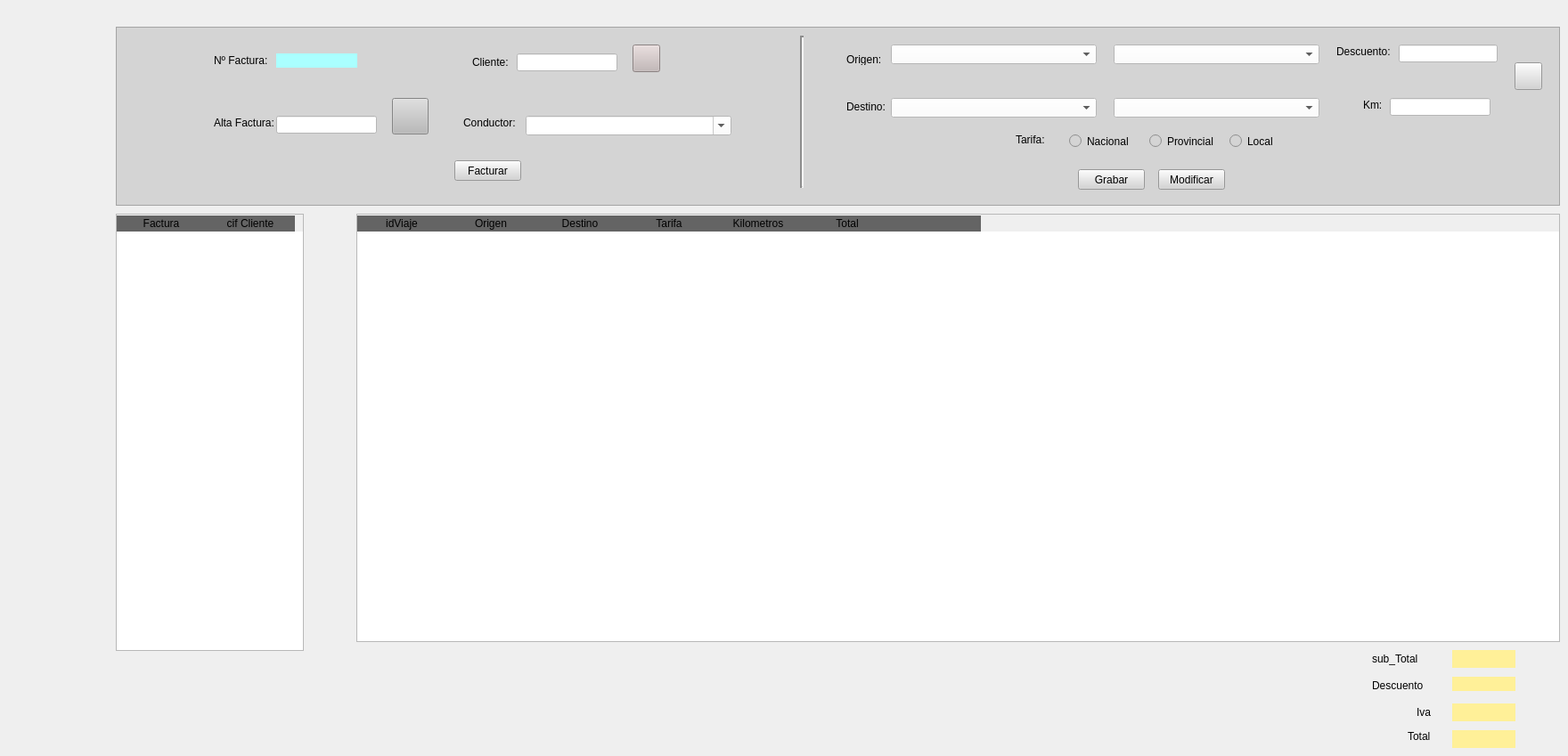
         <widget class="QWidget" name="facturacion">
          <attribute name="title">
           <string>Facturación</string>
          </attribute>
          <widget class="QFrame" name="frame_2">
           <property name="geometry">
            <rect>
             <x>130</x>
             <y>30</y>
             <width>1621</width>
             <height>201</height>
            </rect>
           </property>
           <property name="autoFillBackground">
            <bool>false</bool>
           </property>
           <property name="styleSheet">
            <string notr="true">background-color: rgb(212, 212, 212);</string>
           </property>
           <property name="frameShape">
            <enum>QFrame::StyledPanel</enum>
           </property>
           <property name="frameShadow">
            <enum>QFrame::Plain</enum>
           </property>
           <widget class="QLineEdit" name="txtcifcli">
            <property name="geometry">
             <rect>
              <x>450</x>
              <y>30</y>
              <width>113</width>
              <height>20</height>
             </rect>
            </property>
            <property name="styleSheet">
             <string notr="true">background-color: rgb(255, 255, 255);</string>
            </property>
           </widget>
           <widget class="QLabel" name="lblcli">
            <property name="geometry">
             <rect>
              <x>400</x>
              <y>30</y>
              <width>41</width>
              <height>20</height>
             </rect>
            </property>
            <property name="text">
             <string>Cliente:</string>
            </property>
           </widget>
           <widget class="QPushButton" name="btnBuscaclifac">
            <property name="geometry">
             <rect>
              <x>580</x>
              <y>20</y>
              <width>31</width>
              <height>31</height>
             </rect>
            </property>
            <property name="styleSheet">
             <string notr="true">background-color: rgb(195, 182, 182);</string>
            </property>
            <property name="text">
             <string/>
            </property>
            <property name="icon">
             <iconset>
              <normaloff>../IMG/lupa.png</normaloff>../IMG/lupa.png</iconset>
            </property>
            <property name="iconSize">
             <size>
              <width>20</width>
              <height>40</height>
             </size>
            </property>
           </widget>
           <widget class="QLabel" name="lblNfactura">
            <property name="geometry">
             <rect>
              <x>110</x>
              <y>30</y>
              <width>61</width>
              <height>16</height>
             </rect>
            </property>
            <property name="text">
             <string>Nº Factura:</string>
            </property>
           </widget>
           <widget class="QLabel" name="lblcdfact">
            <property name="geometry">
             <rect>
              <x>180</x>
              <y>30</y>
              <width>91</width>
              <height>16</height>
             </rect>
            </property>
            <property name="styleSheet">
             <string notr="true">background-color: rgb(170, 255, 255);</string>
            </property>
            <property name="text">
             <string/>
            </property>
           </widget>
           <widget class="QLabel" name="lblAltafac">
            <property name="geometry">
             <rect>
              <x>110</x>
              <y>100</y>
              <width>71</width>
              <height>16</height>
             </rect>
            </property>
            <property name="text">
             <string>Alta Factura:</string>
            </property>
           </widget>
           <widget class="QLineEdit" name="txtAltafac">
            <property name="geometry">
             <rect>
              <x>180</x>
              <y>100</y>
              <width>113</width>
              <height>20</height>
             </rect>
            </property>
            <property name="styleSheet">
             <string notr="true">background-color: rgb(255, 255, 255);</string>
            </property>
           </widget>
           <widget class="QPushButton" name="btnCalendarfac">
            <property name="geometry">
             <rect>
              <x>310</x>
              <y>80</y>
              <width>41</width>
              <height>41</height>
             </rect>
            </property>
            <property name="styleSheet">
             <string notr="true">background-color: rgb(186, 186, 186);</string>
            </property>
            <property name="text">
             <string/>
            </property>
            <property name="icon">
             <iconset>
              <normaloff>../IMG/calendar_office_day_1474.ico</normaloff>../IMG/calendar_office_day_1474.ico</iconset>
            </property>
            <property name="iconSize">
             <size>
              <width>24</width>
              <height>24</height>
             </size>
            </property>
           </widget>
           <widget class="QLabel" name="lblConductor">
            <property name="geometry">
             <rect>
              <x>390</x>
              <y>100</y>
              <width>71</width>
              <height>16</height>
             </rect>
            </property>
            <property name="text">
             <string>Conductor:</string>
            </property>
           </widget>
           <widget class="QPushButton" name="btnFacturar">
            <property name="geometry">
             <rect>
              <x>380</x>
              <y>150</y>
              <width>75</width>
              <height>23</height>
             </rect>
            </property>
            <property name="text">
             <string>Facturar</string>
            </property>
           </widget>
           <widget class="QComboBox" name="cmbdriver">
            <property name="geometry">
             <rect>
              <x>460</x>
              <y>100</y>
              <width>231</width>
              <height>22</height>
             </rect>
            </property>
            <property name="styleSheet">
             <string notr="true">background-color: rgb(255, 255, 255);</string>
            </property>
            <property name="editable">
             <bool>true</bool>
            </property>
           </widget>
           <widget class="QLabel" name="lbl_Origen">
            <property name="geometry">
             <rect>
              <x>820</x>
              <y>30</y>
              <width>47</width>
              <height>13</height>
             </rect>
            </property>
            <property name="text">
             <string>Origen:</string>
            </property>
           </widget>
           <widget class="QLabel" name="lbl_Destino">
            <property name="geometry">
             <rect>
              <x>820</x>
              <y>80</y>
              <width>47</width>
              <height>20</height>
             </rect>
            </property>
            <property name="text">
             <string>Destino:</string>
            </property>
           </widget>
           <widget class="QComboBox" name="cmbOrigen_1">
            <property name="geometry">
             <rect>
              <x>870</x>
              <y>20</y>
              <width>231</width>
              <height>22</height>
             </rect>
            </property>
            <property name="styleSheet">
             <string notr="true">background-color: rgb(255, 255, 255);</string>
            </property>
           </widget>
           <widget class="QComboBox" name="cmbOrigen_2">
            <property name="geometry">
             <rect>
              <x>1120</x>
              <y>20</y>
              <width>231</width>
              <height>22</height>
             </rect>
            </property>
            <property name="styleSheet">
             <string notr="true">background-color: rgb(255, 255, 255);</string>
            </property>
           </widget>
           <widget class="QComboBox" name="cmbDestino_1">
            <property name="geometry">
             <rect>
              <x>870</x>
              <y>80</y>
              <width>231</width>
              <height>22</height>
             </rect>
            </property>
            <property name="styleSheet">
             <string notr="true">background-color: rgb(255, 255, 255);</string>
            </property>
           </widget>
           <widget class="QComboBox" name="cmbDestino_2">
            <property name="geometry">
             <rect>
              <x>1120</x>
              <y>80</y>
              <width>231</width>
              <height>22</height>
             </rect>
            </property>
            <property name="styleSheet">
             <string notr="true">background-color: rgb(255, 255, 255);</string>
            </property>
           </widget>
           <widget class="QLabel" name="lbl_Tarifa">
            <property name="geometry">
             <rect>
              <x>1010</x>
              <y>120</y>
              <width>47</width>
              <height>13</height>
             </rect>
            </property>
            <property name="text">
             <string>Tarifa:</string>
            </property>
           </widget>
           <widget class="QRadioButton" name="rbnacional">
            <property name="geometry">
             <rect>
              <x>1070</x>
              <y>120</y>
              <width>82</width>
              <height>17</height>
             </rect>
            </property>
            <property name="text">
             <string>Nacional</string>
            </property>
            <property name="checked">
             <bool>false</bool>
            </property>
           </widget>
           <widget class="QRadioButton" name="rbprovi">
            <property name="geometry">
             <rect>
              <x>1160</x>
              <y>120</y>
              <width>82</width>
              <height>17</height>
             </rect>
            </property>
            <property name="text">
             <string>Provincial</string>
            </property>
           </widget>
           <widget class="QRadioButton" name="rblocal">
            <property name="geometry">
             <rect>
              <x>1250</x>
              <y>120</y>
              <width>82</width>
              <height>17</height>
             </rect>
            </property>
            <property name="text">
             <string>Local</string>
            </property>
            <property name="checkable">
             <bool>true</bool>
            </property>
            <property name="checked">
             <bool>false</bool>
            </property>
           </widget>
           <widget class="Line" name="line_2">
            <property name="geometry">
             <rect>
              <x>760</x>
              <y>10</y>
              <width>20</width>
              <height>171</height>
             </rect>
            </property>
            <property name="lineWidth">
             <number>2</number>
            </property>
            <property name="orientation">
             <enum>Qt::Vertical</enum>
            </property>
           </widget>
           <widget class="QLabel" name="lblKm">
            <property name="geometry">
             <rect>
              <x>1400</x>
              <y>80</y>
              <width>21</width>
              <height>16</height>
             </rect>
            </property>
            <property name="text">
             <string>Km:</string>
            </property>
           </widget>
           <widget class="QLineEdit" name="txtKm">
            <property name="geometry">
             <rect>
              <x>1430</x>
              <y>80</y>
              <width>113</width>
              <height>20</height>
             </rect>
            </property>
            <property name="styleSheet">
             <string notr="true">background-color: rgb(255, 255, 255);</string>
            </property>
           </widget>
           <widget class="QPushButton" name="btnGrabar">
            <property name="geometry">
             <rect>
              <x>1080</x>
              <y>160</y>
              <width>75</width>
              <height>23</height>
             </rect>
            </property>
            <property name="text">
             <string>Grabar</string>
            </property>
           </widget>
           <widget class="QPushButton" name="btn_limpiar">
            <property name="geometry">
             <rect>
              <x>1570</x>
              <y>40</y>
              <width>31</width>
              <height>31</height>
             </rect>
            </property>
            <property name="text">
             <string/>
            </property>
            <property name="icon">
             <iconset>
              <normaloff>../IMG/icons8-actualizar-48.png</normaloff>../IMG/icons8-actualizar-48.png</iconset>
            </property>
           </widget>
           <widget class="QPushButton" name="btn_modif">
            <property name="geometry">
             <rect>
              <x>1170</x>
              <y>160</y>
              <width>75</width>
              <height>23</height>
             </rect>
            </property>
            <property name="text">
             <string>Modificar</string>
            </property>
           </widget>
           <widget class="QLineEdit" name="txtDescuento">
            <property name="geometry">
             <rect>
              <x>1440</x>
              <y>20</y>
              <width>111</width>
              <height>20</height>
             </rect>
            </property>
            <property name="styleSheet">
             <string notr="true">background-color: rgb(255, 255, 255);</string>
            </property>
           </widget>
           <widget class="QLabel" name="label_16">
            <property name="geometry">
             <rect>
              <x>1370</x>
              <y>20</y>
              <width>61</width>
              <height>16</height>
             </rect>
            </property>
            <property name="text">
             <string>Descuento:</string>
            </property>
           </widget>
          </widget>
          <widget class="QTableWidget" name="tablaFacturas">
           <property name="geometry">
            <rect>
             <x>130</x>
             <y>240</y>
             <width>211</width>
             <height>491</height>
            </rect>
           </property>
           <property name="styleSheet">
            <string notr="true">QHeaderView::section:horizontal
{
border-top:1px solid #ffffff;
color:'white';
font: 11pt &quot;Arial&quot;;
background-color:rgb(100,100,100);
}
QTableWidget::item:selected {
background-color: rgb(200, 150, 80);
color:'white';
}</string>
           </property>
           <property name="editTriggers">
            <set>QAbstractItemView::NoEditTriggers</set>
           </property>
           <property name="alternatingRowColors">
            <bool>true</bool>
           </property>
           <property name="selectionBehavior">
            <enum>QAbstractItemView::SelectRows</enum>
           </property>
           <attribute name="verticalHeaderVisible">
            <bool>false</bool>
           </attribute>
           <column>
            <property name="text">
             <string>Factura</string>
            </property>
           </column>
           <column>
            <property name="text">
             <string>cif Cliente</string>
            </property>
           </column>
          </widget>
          <widget class="QTableWidget" name="tbviajes">
           <property name="geometry">
            <rect>
             <x>400</x>
             <y>240</y>
             <width>1351</width>
             <height>481</height>
            </rect>
           </property>
           <property name="styleSheet">
            <string notr="true">QHeaderView::section:horizontal
{
border-top:1px solid #ffffff;
color:'white';
font: 11pt &quot;Arial&quot;;
background-color:rgb(100,100,100);
}
QTableWidget::item:selected {
background-color: rgb(200, 150, 80);
color:'white';
}</string>
           </property>
           <property name="editTriggers">
            <set>QAbstractItemView::NoEditTriggers</set>
           </property>
           <property name="alternatingRowColors">
            <bool>true</bool>
           </property>
           <property name="selectionBehavior">
            <enum>QAbstractItemView::SelectRows</enum>
           </property>
           <attribute name="verticalHeaderVisible">
            <bool>false</bool>
           </attribute>
           <column>
            <property name="text">
             <string>idViaje</string>
            </property>
           </column>
           <column>
            <property name="text">
             <string>Origen</string>
            </property>
           </column>
           <column>
            <property name="text">
             <string>Destino</string>
            </property>
           </column>
           <column>
            <property name="text">
             <string>Tarifa</string>
            </property>
           </column>
           <column>
            <property name="text">
             <string>Kilometros</string>
            </property>
           </column>
           <column>
            <property name="text">
             <string>Total</string>
            </property>
           </column>
           <column>
            <property name="text">
             <string/>
            </property>
           </column>
          </widget>
          <widget class="QLabel" name="lbl_subTotal">
           <property name="geometry">
            <rect>
             <x>1630</x>
             <y>730</y>
             <width>71</width>
             <height>20</height>
            </rect>
           </property>
           <property name="styleSheet">
            <string notr="true">background-color: rgb(255, 240, 152);</string>
           </property>
           <property name="text">
            <string/>
           </property>
          </widget>
          <widget class="QLabel" name="lbl_iva">
           <property name="geometry">
            <rect>
             <x>1630</x>
             <y>790</y>
             <width>71</width>
             <height>20</height>
            </rect>
           </property>
           <property name="styleSheet">
            <string notr="true">background-color: rgb(255, 240, 152);</string>
           </property>
           <property name="text">
            <string/>
           </property>
          </widget>
          <widget class="QLabel" name="lbl_total">
           <property name="geometry">
            <rect>
             <x>1630</x>
             <y>820</y>
             <width>71</width>
             <height>20</height>
            </rect>
           </property>
           <property name="styleSheet">
            <string notr="true">background-color: rgb(255, 240, 152);</string>
           </property>
           <property name="text">
            <string/>
           </property>
          </widget>
          <widget class="QLabel" name="label_13">
           <property name="geometry">
            <rect>
             <x>1540</x>
             <y>730</y>
             <width>61</width>
             <height>20</height>
            </rect>
           </property>
           <property name="text">
            <string>sub_Total</string>
           </property>
          </widget>
          <widget class="QLabel" name="label_14">
           <property name="geometry">
            <rect>
             <x>1590</x>
             <y>790</y>
             <width>31</width>
             <height>20</height>
            </rect>
           </property>
           <property name="text">
            <string>Iva</string>
           </property>
          </widget>
          <widget class="QLabel" name="label_15">
           <property name="geometry">
            <rect>
             <x>1580</x>
             <y>820</y>
             <width>47</width>
             <height>13</height>
            </rect>
           </property>
           <property name="text">
            <string>Total</string>
           </property>
          </widget>
          <widget class="QLabel" name="label_17">
           <property name="geometry">
            <rect>
             <x>1540</x>
             <y>760</y>
             <width>71</width>
             <height>20</height>
            </rect>
           </property>
           <property name="text">
            <string>Descuento</string>
           </property>
          </widget>
          <widget class="QLabel" name="lbl_descuento">
           <property name="geometry">
            <rect>
             <x>1630</x>
             <y>760</y>
             <width>71</width>
             <height>16</height>
            </rect>
           </property>
           <property name="styleSheet">
            <string notr="true">background-color: rgb(255, 240, 152);</string>
           </property>
           <property name="text">
            <string/>
           </property>
          </widget>
         </widget>
